Frame 1 (no input): blank canvas, image omitted
Frame 60 (the mouse pressed at the canvas centre just before this capture): blank canvas, image omitted
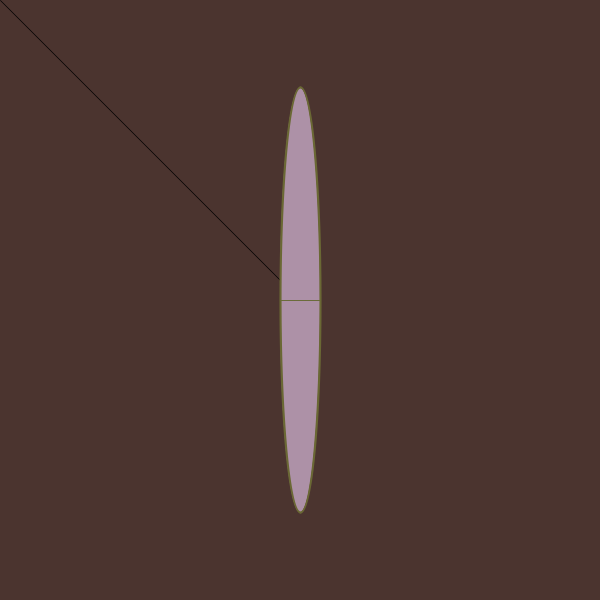
Frame 120 (the mouse held since frame 60 and released just before this capture)

The Processing sketch whose frames 1 and 60 were blank and that drew this single picture after the mouse press (run headless with seeded random() and noise(); from frame 60 on, the mouse is pressed at the canvas centre):

// Processing sketch: processing_135258
// ── processing_135258.pde

void setup() {
  size(600, 600);
  background(75,52,47);
}
void draw() {
  float vt = dist(mouseX,mouseY,pmouseX,pmouseY); // calcula la distancia entre la posiciÃ³n actual y la //anterior del cursor
  strokeWeight(vt/600);
  //stroke(0,150);
  line(mouseX,mouseY,pmouseX,pmouseY); // traza una línea continua
  println(mouseX<750);
  if(mouseX>75&mouseY>60){
    fill(173,145,167);
    random(255,270);
   stroke(106,104,52); 
    strokeWeight(vt/200);
  ellipse(mouseX,mouseY,11,vt);
  ellipse(mouseX,mouseY,40,vt);
  }
  }
